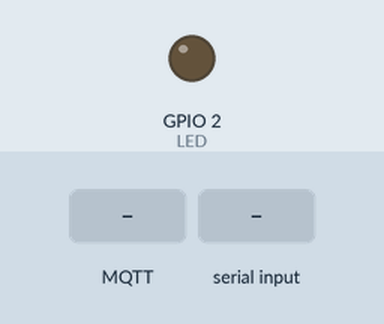
The sketch below on a simulated ESP32. Shown: output pins drawn as LEDs (lit = HIGH). Inputs (shaded band) come from the test bench. WiFi joins after 1.5 s; servers stay silent unless stated; uploads are accepted with an empty reply; no MQTT or app messages arrive unless stated; what the sketch prints to the serial monitor is not drawn.

Above: at 3.7 s.
3.8 s: MQTT message "BOMBA1" arrives on the first subscribed topic
At 4.8 s:
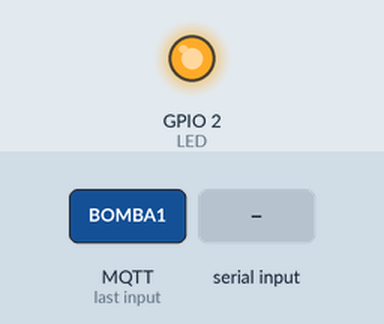
5.3 s: "BOMBA1\n" received over the second serial link
At 8.1 s:
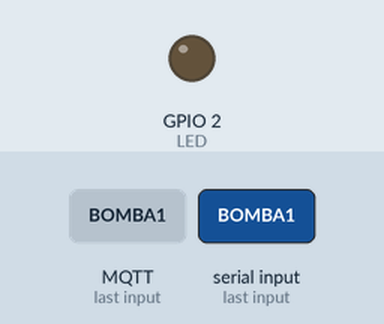
8.9 s: "BOMBA0\n" received over the second serial link
At 12.4 s:
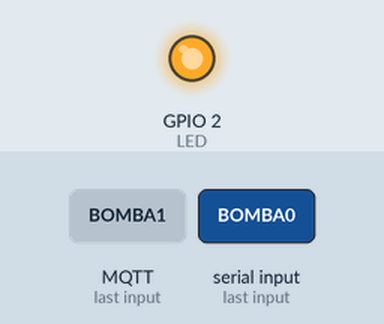
14.0 s: MQTT message "BOMBA0" arrives on the first subscribed topic
At 14.9 s:
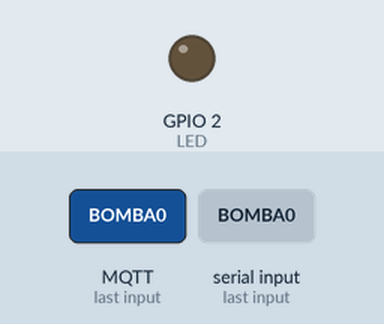
15.5 s: "d\n" received over the second serial link
At 18.6 s:
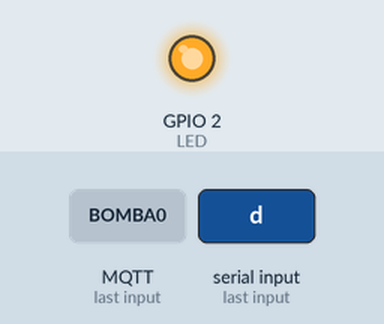
Timing chart, 0 to 20.1 s (numbered marks = the images above; inputs shaded):
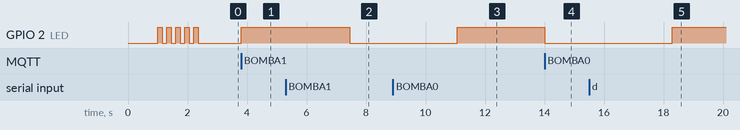

The sketch:

ESP32.ino
```cpp
/**************************************************
   AUTHOR: ERIVELTO CLÉNIO DA COSTA E SILVA
   FOR:DIASSONAMA
   SISTEMA DE CONTROLE DE PLANTAÇÃO
   CREATED AT: 04-03-2023
 *************************************************/

////////////////// Labraries Used  ////////////////
#include <WiFi.h>                             /////
#include <PubSubClient.h>                     /////
#include <ESPmDNS.h>                          /////
///////////////////////////////////////////////////

////////////////  PIN CONFIGURATIONS //////////////
#define LED 2                                /////
#define RXD2 16         //RX da serial do ESP32////
#define TXD2 17         //TX da serial do ESP32////
///////////////////////////////////////////////////

/////////////  NETWORK CONFIGURATIONS /////////////
#define SSID "Yonice"                         /////
#define PASSWORD "ste053288##"                /////
#define ENDERECO_PC  "192.168.100.232"        /////
#define PORTA_PC 80                           /////
///////////////////////////////////////////////////

/////////////// MQTT BROKER CONNECTIONS ///////////
#define MQTT_BROKER "broker.hivemq.com"       /////
#define MQTT_PORT 1883                        /////
///////////////////////////////////////////////////

/////////////////////////////////////// MQTT CONFIGURATIONS ///////////////////////////////
#define MQTT_DEVICE_ID  "diassonama-plantacao"
const char *TOPICO_MQTT_NIVEL_CHUVA =   "diassonama_plantacao_nivelChuva";
const char *TOPICO_MQTT_SENSOR_CHUVA  = "diassonama_plantacao_sensorChuva";
const char *TOPICO_MQTT_NIVEL_RESERVATORIO =  "diassonama_plantacao_nivelReservatorio";
const char *TOPICO_MQTT_SENSOR_RESERVATORIO =   "diassonama_plantacao_sensorReservatorio";
const char *TOPICO_MQTT_NIVEL_SOLO =  "diassonama_plantacao_nivelSolo";
const char *TOPICO_MQTT_SENSOR_SOLO =  "diassonama_plantacao_sensorSolo";
const char *TOPICO_MQTT_BOMBA_PUB  = "diassonama_plantacao_bombaAgua_pub";
const char *TOPICO_MQTT_BOMBA_SUB  = "diassonama_plantacao_bombaAgua_sub";
///////////////////////////////////////////////////////////////////////////////////////////

//////////////////////////////// VARIABLES /////////////////////////
const byte TAM = 8 ;                                           /////
const int tempoBackup = 10000;                                 /////
unsigned long int tempoDelay = 0;                              /////
unsigned long int tempoDelayBD = 0;                            /////
String dadosSeparados[9];
const char* LISTA_TOPICOS_PUB[] = {"D",                        /////
                                   TOPICO_MQTT_NIVEL_CHUVA,         /////
                                   TOPICO_MQTT_SENSOR_CHUVA,        /////
                                   TOPICO_MQTT_NIVEL_RESERVATORIO,  /////
                                   TOPICO_MQTT_SENSOR_RESERVATORIO, /////
                                   TOPICO_MQTT_NIVEL_SOLO,          /////
                                   TOPICO_MQTT_SENSOR_SOLO,         /////
                                   TOPICO_MQTT_BOMBA_PUB,           /////
                                  };                                                       /////
////////////////////////////////////////////////////////////////////

/////////////  OBJECTS CONFIGURATIONS /////////////
WiFiClient wifiClient;                        /////
HardwareSerial lora(2);                       /////
PubSubClient MQTT(wifiClient);                /////
///////////////////////////////////////////////////

/////////////  FUNCTIONS PROTOTIPES   /////////////
void initConfig();                            /////
void setupWIFI();                             /////
void setupMQTT();                             /////
void publishInfo(String texto);               /////
void sendLocalServer(String dados);           /////
String comun();
///////////////////////////////////////////////////

//////////////////////////////////////////////////
void setup()
{
  initConfig();
  setupWIFI();
  setupMQTT();
}

//////////////////////////////////////////////////
void loop()
{
  if (millis() - tempoDelay > 1800)
  {
    tempoDelay = millis();
    lora.print('D');
    String dadosRecebidos = comun();
    if (dadosRecebidos != "")
    {
      sendLocalServer(dadosRecebidos);
      publishInfo(dadosRecebidos);
      digitalWrite(LED, !digitalRead(LED));
    }
  }
  setupWIFI();
  setupMQTT();
  MQTT.loop();
  delay(5);
}

void initConfig()
{
  pinMode(LED, OUTPUT);
  digitalWrite(LED, LOW);
  Serial.begin(115200); delay(500);
  lora.begin(9600, SERIAL_8N1, RXD2, TXD2); delay(500);
  Serial.println("CONFIGURAÇÕES INICIAS SETADAS!");
}

void setupWIFI() {
  if (WiFi.status() == WL_CONNECTED) return;
  Serial.println();
  Serial.print("CONECTANDO A WIFI:");
  Serial.println(SSID);
  Serial.print("PROCURANDO");
  WiFi.mode(WIFI_STA);
  WiFi.begin(SSID, PASSWORD);
  for (int i = 0; WiFi.status() != WL_CONNECTED; i++) {
    digitalWrite(LED, !digitalRead(LED));
    delay(150); Serial.print(".");
    if (i == 100)
      ESP.restart();
  }
  Serial.print("\nCONECTADO AO WIFI NO IP:");
  Serial.println(WiFi.localIP());
}

void setupMQTT() {
  MQTT.setServer(MQTT_BROKER, MQTT_PORT);
  MQTT.setCallback(mqttCallback);

  while (!MQTT.connected()) {
    Serial.print("- MQTT SETUP: TENTADO SE CONECTAR AO BROKER MQTT: ");
    Serial.println(MQTT_BROKER);
    if (MQTT.connect(MQTT_DEVICE_ID)) {
      Serial.println("- MQTT SETUP: CONECTADO COM SUCESSO!");
      MQTT.subscribe(TOPICO_MQTT_BOMBA_SUB);
    }
    else
    {
      Serial.println("- MQTT SETUP: FALHA AO SE CONECTAR, TENTANDO NOVAMENTE EM 2s");
      delay(1000);
    }
  }
}

void sendLocalServer(String dados)
{
  Serial.print("CONECTANDO AO SERVIDOR LOCAL:");
  Serial.println(ENDERECO_PC);
  // Use WiFiClient class to create TCP connections
  WiFiClient client;
  if (!client.connect(ENDERECO_PC, PORTA_PC)) {
    Serial.println("FALHA AO SE CONECTAR AO SERVIDOR LOCAL");
  }
  else {
    client.print(String("GET http://") + ENDERECO_PC +
                 String("/Diassonama/paginas/p.php?") +
                 String("&nivelChuva=") + dadosSeparados[1] +
                 String("&sensorChuva=") + dadosSeparados[2] +
                 String("&nivelSolo=") + dadosSeparados[3] +
                 String("&sensorSolo=") + dadosSeparados[4] +
                 String("&nivelReservatorio=") + dadosSeparados[5] +
                 String("&sensorReservatorio=") + dadosSeparados[6] +
                 String("&estadoBomba=") + dadosSeparados[7] +
                 String("&salvar=") + ((possoGuardar()) ? "1" : "0") +
                 " HTTP/1.1\r\n" +
                 "Host: " + ENDERECO_PC + "\r\n" + "Connection: close\r\n\r\n");

    unsigned long timeout = millis();
    while (client.available() == 0) {
      if (millis() - timeout > 1000) {
        Serial.println(">>> Client Timeout !");
        client.stop();
        return;
      }
    }

    // Read all the lines of the reply from server and print them to Serial
    while (client.available()) {
      String line = client.readStringUntil('\r');
      Serial.print(line);
    }
    Serial.println();
    Serial.println("DADOS ENVIADOS AO SERVER LOCAL\nFECHANDO A CONEXÃO");
  }
}


void mqttCallback(char* topic, byte* payload, unsigned int length)
{
  String msg = "";
  Serial.print("- MQTT TOPICO DO CALLBACK: ");
  Serial.println(topic);

  //obtem a string do payload recebido
  for (int i = 0; i < length; i++)
  {
    char c = (char)payload[i];
    msg += c;
  }
  Serial.println("Mensagem Recebida:" + String(msg));

  if (msg.equals("BOMBA1"))
  {
    digitalWrite(LED, HIGH);
    lora.print('L');
    Serial.println("ENVIADO PARA A PLANTACAO: BOMBA1");
  }
  else if (msg.equals("BOMBA0"))
  {
    digitalWrite(LED, LOW);
    lora.print('l');
    Serial.println("ENVIADO PARA A PLANTACAO: BOMBA0");
  }
}


void publishInfo(String texto )
{
  byte k = 0;
  int cont = 0;
  char *res = NULL;
  int j = 0;

  for (int i = 0; texto[i] != '\0'; i++)cont++;
  char str[cont];
  for (int i = 0; i < cont; i++) str[i] = texto[i];
  Serial.println("--------------------------------------------------");
  res = strtok(str, "*");

  while (res != NULL)
  {
    Serial.print("PUBLICANDO(");  Serial.print(LISTA_TOPICOS_PUB[k]);
    Serial.print("):");           Serial.println(res);
    dadosSeparados[j++] = String(res);
    MQTT.publish(LISTA_TOPICOS_PUB[k++], res); // publish in topic
    res = strtok(NULL, "*");
  }
  Serial.println("--------------------------------------------------\n");
}

/////////////////////////////////////////////////////////////////////////////
String comun()
{
  String texto = "";
  delay(10);
  if (lora.available() > 0)
  {
    while (lora.available() > 0)
    {
      char rx = lora.read();
      texto += rx;
    }
    //dadosLocal = texto;
    //dadosRecebidos = texto;
    Serial.println("Dados Rec Serial:" + texto);
    return texto;
  }
  return texto;
}

//////////////////////////////////////////////////////////////////////////////
boolean possoGuardar()
{
  if (millis() - tempoDelayBD > tempoBackup)
  {
    tempoDelayBD = millis();
    return true;
  }
  return false;
}
```

Measured:
- after the input at 3.8 s, GPIO 2 (LED): LOW → HIGH at once
- after the input at 5.3 s, GPIO 2 (LED): HIGH → LOW after 2.2 s
- after the input at 8.9 s, GPIO 2 (LED): LOW → HIGH after 2.2 s
- after the input at 14.0 s, GPIO 2 (LED): HIGH → LOW at once
- after the input at 15.5 s, GPIO 2 (LED): LOW → HIGH after 2.8 s
